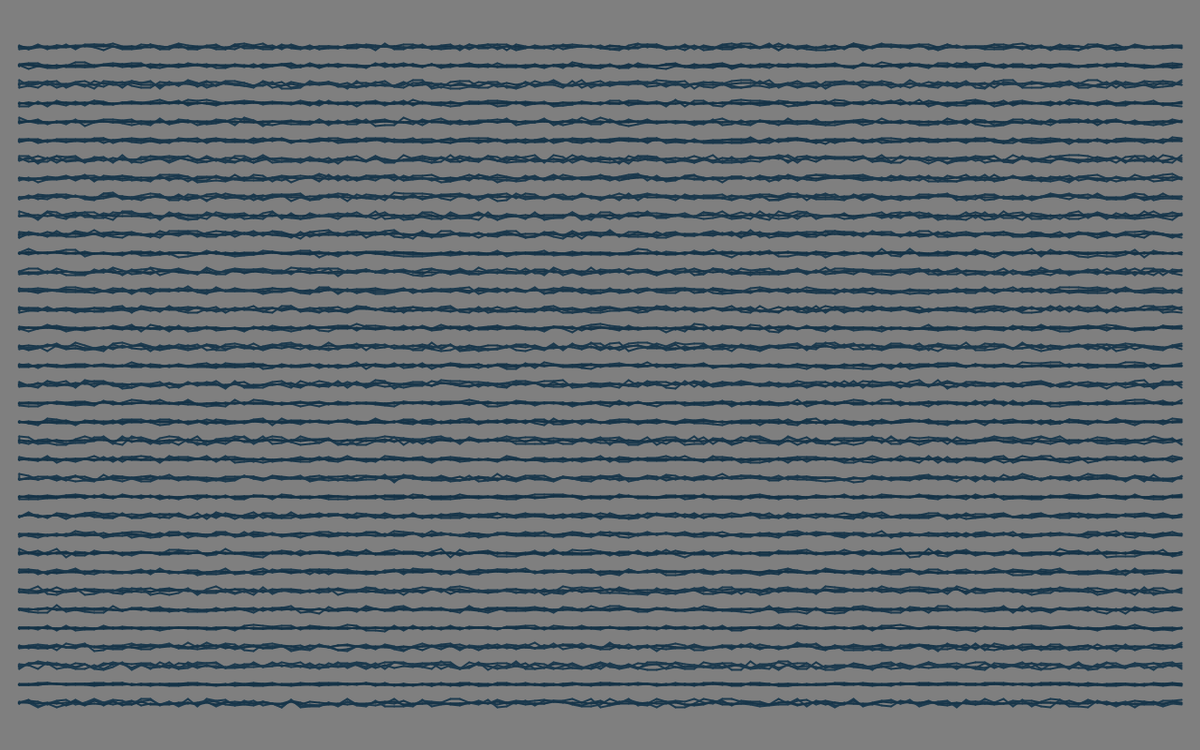
Frame 1 (no input)
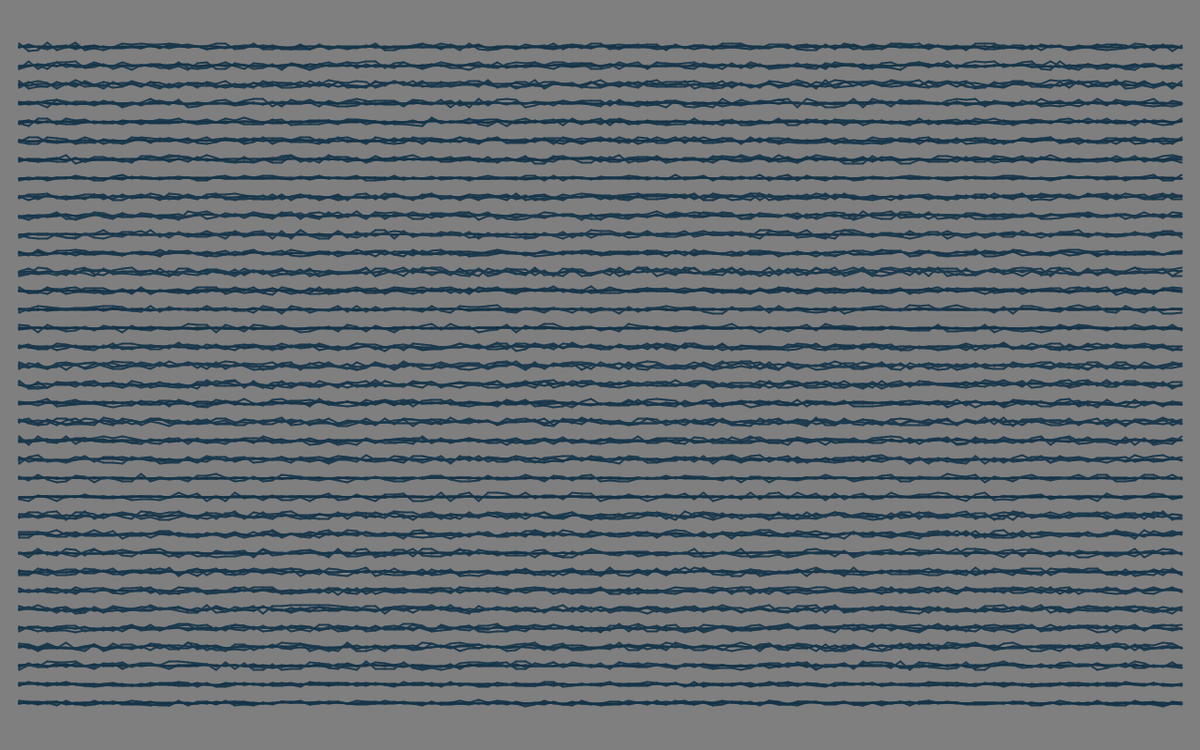
Frame 60 (the mouse pressed at the canvas centre just before this capture)
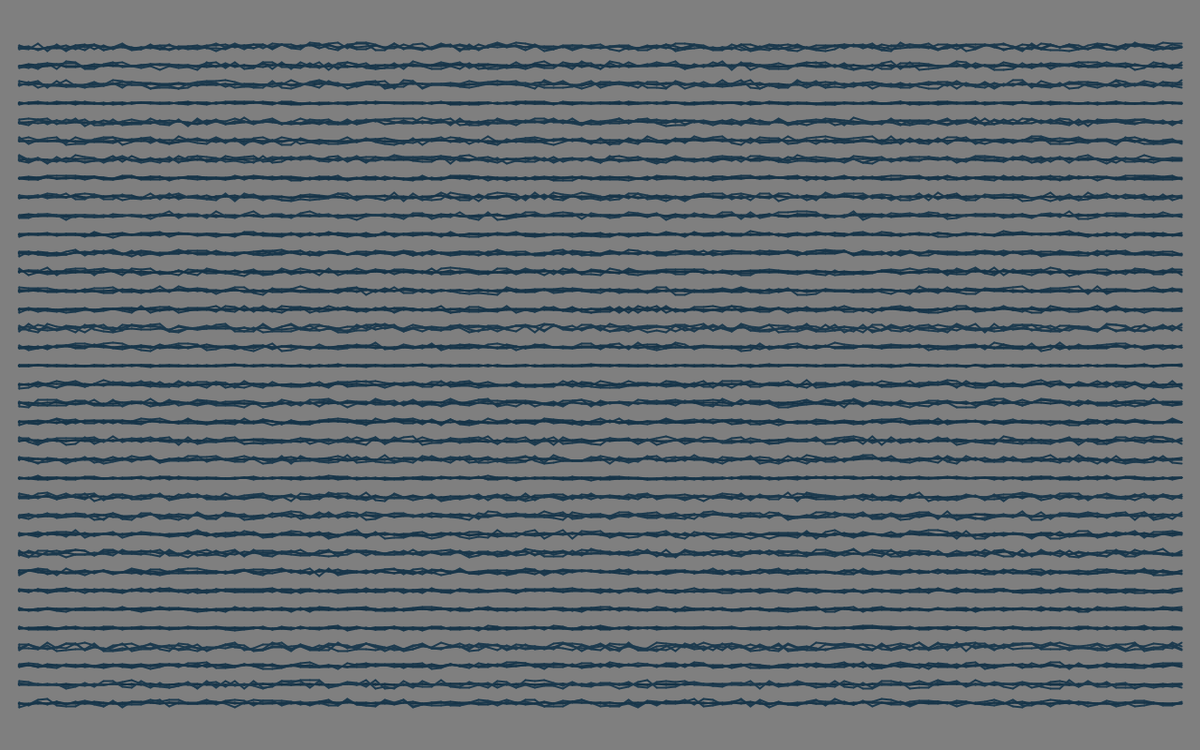
Frame 120 (the mouse held since frame 60 and released just before this capture)

The Processing sketch that drew these frames (run headless with seeded random() and noise(); from frame 60 on, the mouse is pressed at the canvas centre):

// Processing sketch: Static_I
// ── Static_I.pde
void setup () {
  size (1280, 800);
  strokeWeight (2);
  stroke (20, 50, 70);
  frameRate (24);
}

void draw () {
  background (127);
  float xstep = 10;
  float ystep = 10;
  float lastx = 20;
  float lasty = 50;
  int steps = 4;
  for (int i = 0; i < steps; i++) {
    for (int ybase = 50; ybase <= height - 50; ybase += 20) {
      lasty = ybase;
      float variance = random (5) * 2;
      for (int x = 20; x <= width - 20; x += xstep) {
        ystep = random (variance) - (variance / 2);
        float y = ybase + ystep;
        stroke (20 + variance, 50 + variance, 70 + variance);
        line (x, y, lastx, lasty);
        lastx = x;
        lasty = y;
      }
      lastx = 20;
    }
  }
}
